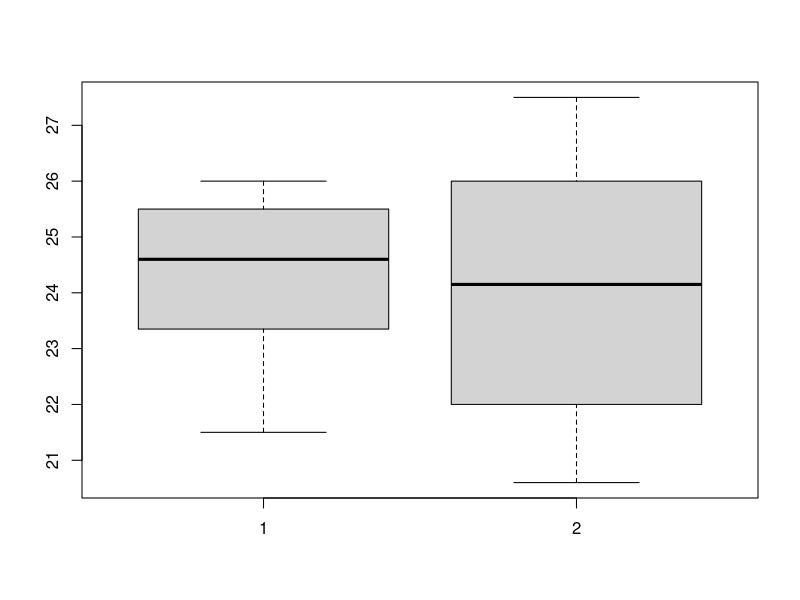
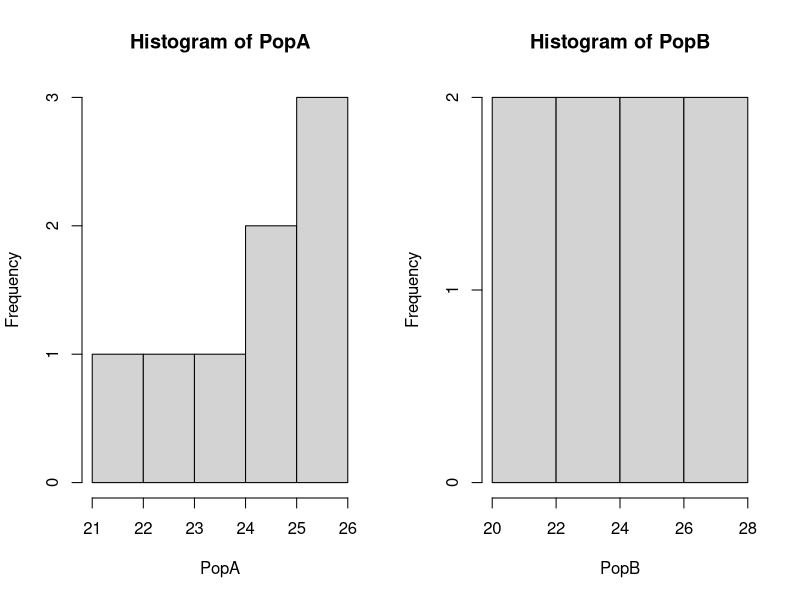
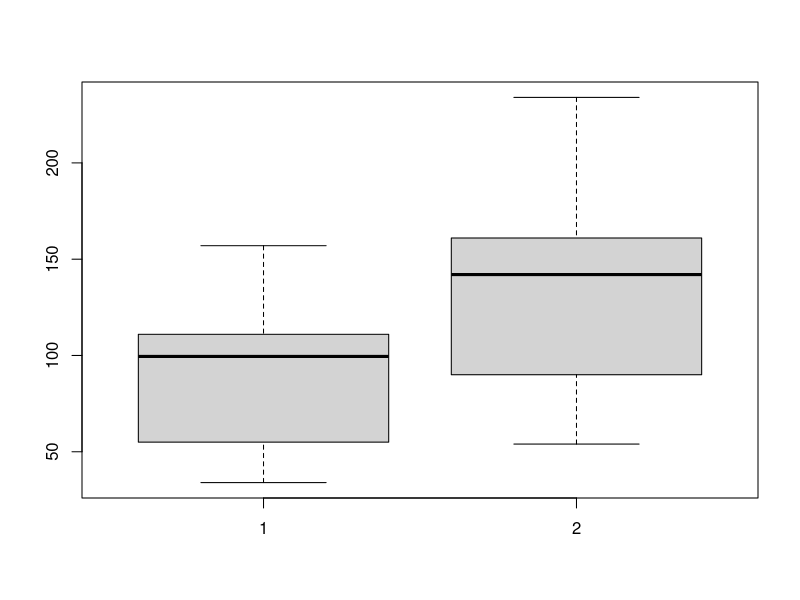
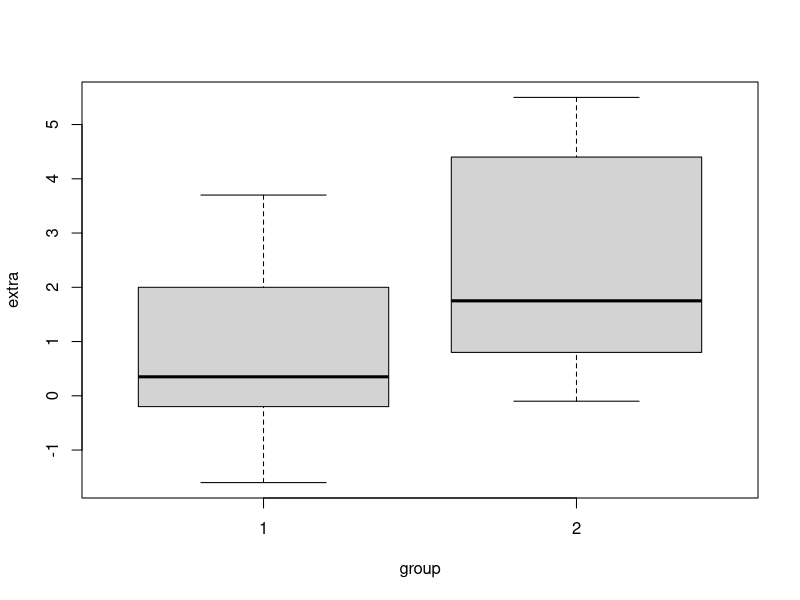
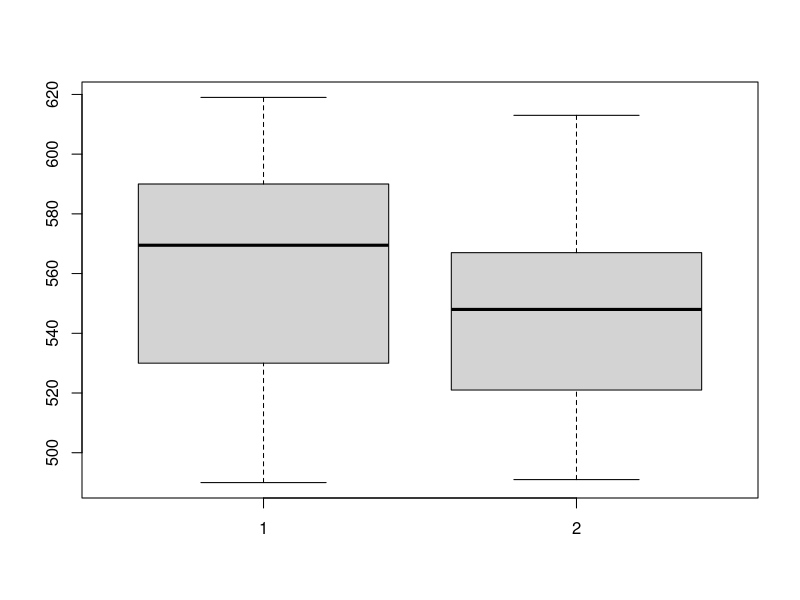
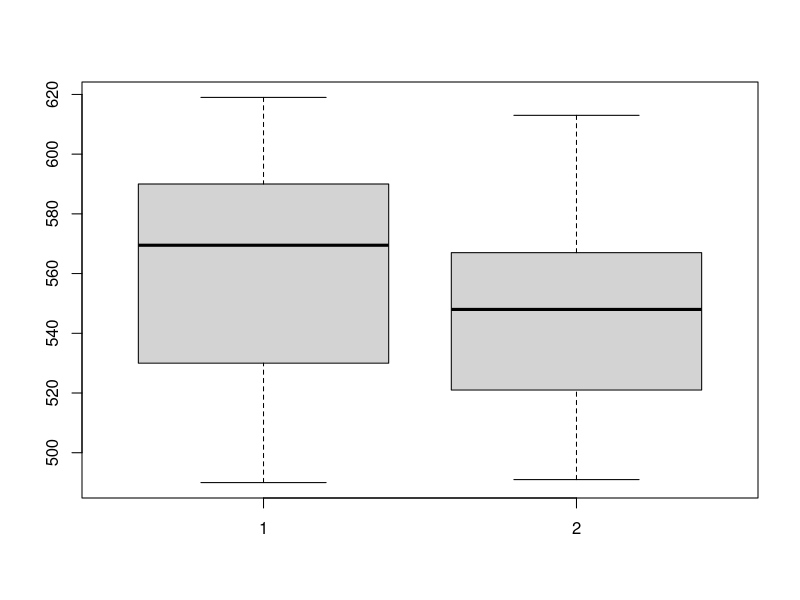

The R script that drew these images, in order:
#============================================================================#

# Simple Tests #
# 
# written by Henrik von Wehrden
# edited by Chan Le

# In this script:

### F-Test - Compare two variances
### Independent T-Test - Compare two means
### Dependent T-Test - Compare two means
### Wilcoxon Test - Compare two medians with rank
### Chi-Squared Test - Test of independence

#============================================================================#
# #### 1. F-Test - Compare two variances ####
#============================================================================#

### Example: Gauster-temperature

# Read data from .txt file
Gaustern<-read.table("f.test.txt",header=T)

# Attach object to search path (to call PopA instead of Gaustern$PopA)
attach(Gaustern)

# Look at object
Gaustern

# Display structure
str(Gaustern)

# Comparing variance of two populations
var.test(PopA,PopB)

# Boxplots for visual comparison
boxplot(PopA,PopB)

# Ploting histograms (par() function multiple plots on the same canvas)
par(mfrow=c(1,2))
hist(PopA)
hist(PopB)

# Adjust a value in PopA
PopA[7]<-50

#============================================================================#
# #### 2. Independent T-Test - Compare two means ####
#============================================================================#

### Example: Stem diameter nesting trees

# Read data from .txt file
Stamm<-read.table("t.test.txt",header=T)

# Attach object to search path
attach(Stamm)

# Look at object
Stamm

# Performing a two-tail T-Test (assuming equal variance)
t.test(Golze,Finguren,var.equal=T)

# Boxplots for visual comparison
par(mfrow=c(1,1))
boxplot(Golze,Finguren)

### Example: Sleep data

# View data
View(sleep)

# Boxplots comparing two groups
plot(extra ~ group, data = sleep)

# T-Test: traditional interface
with(sleep, t.test(extra[group == 1], extra[group == 2]))

## T-Test: formula interface
t.test(extra ~ group, data = sleep)

#============================================================================#
# #### 3. Dependent T-Test - Compare two means ####
#============================================================================#

### Example: Weight loss after raising the younglings?

# Read data from .txt file
Gewicht<-read.table("t.test.paired.txt",header=T)

# Attach object to search path
attach(Gewicht)

# Look at object
Gewicht

# Structure of the object
str(Gewicht)

# Boxplots for visual comparison
boxplot(Gewicht$vorher,Gewicht$nachher)

# Take first column of data and output as vector
Gewicht[,1]

# Performing a two-tail, repeated T-Test
hvw <- t.test(vorher,nachher, paired=T)

# Structure of output object
str(hvw)

# Round up p-values
round(hvw$p.value,digits=2)

# Boxplots for visual comparison
boxplot(vorher,nachher)

#============================================================================#
# #### 4. Wilcoxon Test - Compare two medians with rank ####
#============================================================================#

### Example: Evaluation of the Wiruwaruwolzes?

# Read data from .txt file
Bewertung<-read.table("wilcox.ranksum.txt",header=T)

# Attach object to search path
attach(Bewertung)

# Look at object
Bewertung

# Performing Wilcoxon Test
wilcox.test(Finguren,Golze)

#============================================================================#
# #### 5. Chi-Squared Test - Test of independence ####
#============================================================================#

### Example: Ratio difference within the two forests

# Read data from .txt file
Wald <- read.table("chiquadr.txt",header=T)

# Attach object to search path
attach(Wald)

# Look at object
Wald

# Performing Chi-Squared Test
chisq.test(Wald)

# Extract exptected values
chisq.test(Wald)$expected